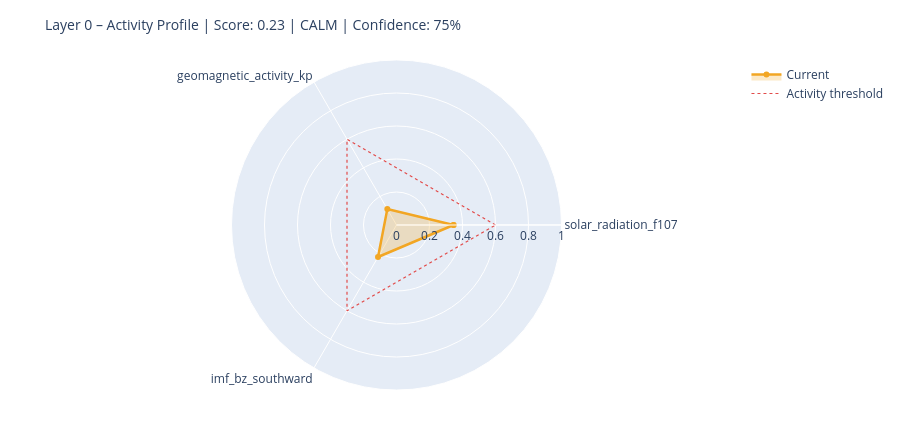

Notebook source saved alongside this figure:
### Markdown cell above
---
## 6. State Assessment & Handoff to Layer 1

### Code cell
# ============================================================
# STEP 1 – Collect raw values with source modes
# Mode: 'primary' | 'fallback_3h' | 'last_valid' | 'missing'
# ============================================================

def safe_last(df, col):
    if df is None or col not in df.columns: return None
    s = df[col].dropna()
    return float(s.iloc[-1]) if not s.empty else None

f107_now = safe_last(df_f107, 'f10.7')
bz_now   = safe_last(df_mag,  'bz_gsm')
kp_now   = safe_last(df_kp,   'kp')
sw_now   = safe_last(df_sw,   'speed')

source_modes = {
    'F10.7':    'primary'  if f107_now is not None else 'missing',
    'Kp':       'primary'  if kp_now   is not None else 'missing',
    'IMF_Bz':   'primary'  if bz_now   is not None else 'missing',
    'SW_speed': 'primary'  if sw_now   is not None else 'missing',
}

# Kp Fallback – 3h endpoint
if kp_now is None:
    try:
        r = requests.get(
            'https://services.swpc.noaa.gov/json/noaa-planetary-k-index.json',
            timeout=10)
        r.raise_for_status()
        fb = pd.DataFrame(r.json())
        tc = next((c for c in fb.columns if 'time' in c.lower()), fb.columns[0])
        kc = next((c for c in fb.columns if 'kp' in c.lower() and c != tc), None)
        if kc:
            fb[kc] = fb[kc].astype(str).str.extract(r'([0-9]+(?:\.[0-9]*)?)')[0]
            fb[kc] = pd.to_numeric(fb[kc], errors='coerce')
            fb = fb[fb[kc] >= 0].dropna(subset=[kc])
            if not fb.empty:
                kp_now = float(fb[kc].iloc[-1])
                source_modes['Kp'] = 'fallback_3h'
                print(f'  Kp fallback (3h): {kp_now:.1f}')
    except Exception as e:
        print(f'  Kp fallback failed: {e}')

# Solar Wind Fallback – last valid value
if sw_now is None and df_sw is not None and 'speed' in df_sw.columns:
    s = df_sw['speed'].dropna()
    if not s.empty:
        sw_now = float(s.iloc[-1])
        source_modes['SW_speed'] = 'last_valid'
        print(f'  SW fallback (last_valid): {sw_now:.0f} km/s')

print()
print('Source modes:', source_modes)

# ============================================================
# STEP 2 – Score from available components only
# ============================================================

def norm(v, lo, hi):
    if v is None: return None
    return max(0.0, min(1.0, (v - lo) / (hi - lo)))

COMPONENTS = {
    'solar_radiation_f107':    (f107_now, norm(f107_now, 60, 250)),
    'geomagnetic_activity_kp': (kp_now,   norm(kp_now,   0,   9)),
    'imf_bz_southward':        (bz_now,   norm(-(bz_now or 0) if bz_now else None, -5, 30)
                                           if bz_now is not None else None),
    'solar_wind_speed':        (sw_now,   norm(sw_now, 300, 800)),
}

available   = {k: v[1] for k, v in COMPONENTS.items() if v[1] is not None}
unavailable = [k for k, v in COMPONENTS.items() if v[1] is None]

layer0_score = round(sum(available.values()) / len(available), 4) if available else None
confidence   = round(len(available) / len(COMPONENTS), 2)

level = ('unknown'  if layer0_score is None
         else 'calm'     if layer0_score < 0.3
         else 'moderate' if layer0_score < 0.6
         else 'active')

# ============================================================
# STEP 3 – Dominant Driver
# ============================================================

def dominant_driver(kp, f107, bz, sw):
    candidates = []
    if kp   is not None and kp   >= 4:   candidates.append(('geomagnetic',    kp / 9))
    if sw   is not None and sw   >= 500:  candidates.append(('solar_wind',     sw / 800))
    if bz   is not None and bz   <= -5:   candidates.append(('imf_southward',  abs(bz) / 30))
    if f107 is not None and f107 >= 150:  candidates.append(('solar_radiation',f107 / 250))
    return max(candidates, key=lambda x: x[1])[0] if candidates else 'none'

driver = dominant_driver(kp_now, f107_now, bz_now, sw_now)

# ============================================================
# STEP 4 – Downstream expectations
# ============================================================

def downstream_expectation(driver, score, kp, bz, f107):
    exp = {
        'magnetosphere':        'calm',
        'ionosphere':           'calm',
        'schumann_resonance':   'unchanged',
        'lithosphere_currents': 'low',
    }
    if driver == 'geomagnetic' or (kp and kp >= 5):
        exp['magnetosphere']        = 'compressed / storm'
        exp['ionosphere']           = 'elevated disturbance (TEC variability)'
        exp['schumann_resonance']   = 'elevated amplitude possible'
        exp['lithosphere_currents'] = 'elevated induction currents'
    elif driver == 'imf_southward' or (bz and bz <= -5):
        exp['magnetosphere']        = 'energy coupling active'
        exp['ionosphere']           = 'elevated electron density possible'
        exp['schumann_resonance']   = 'slight modulation possible'
    elif driver == 'solar_radiation' or (f107 and f107 >= 150):
        exp['ionosphere']           = 'elevated ionization (F-layer)'
        exp['schumann_resonance']   = 'slightly elevated background activity'
    return exp

downstream = downstream_expectation(driver, layer0_score, kp_now, bz_now, f107_now)

# ============================================================
# CONSOLE OUTPUT
# ============================================================

W = 58
print('=' * W)
print('LAYER 0 – STATE ASSESSMENT')
print('=' * W)
for name, (raw_v, score_v) in COMPONENTS.items():
    if score_v is not None:
        bar = '█' * int(score_v * 20) + '░' * (20 - int(score_v * 20))
        print(f'  {name:<35}  {bar}  {score_v:.2f}')
    else:
        print(f'  {name:<35}  {"─" * 20}  n/a')
print('-' * W)
print(f'  Score ({len(available)}/{len(COMPONENTS)} components):  {layer0_score:.3f}')
print(f'  Confidence:         {confidence:.0%}')
print(f'  Level:              {level.upper()}')
print(f'  Dominant Driver:    {driver}')

# Radar chart
cats = list(available.keys())
vals = list(available.values())
if len(cats) >= 3:
    fig = go.Figure()
    fig.add_trace(go.Scatterpolar(
        r=vals + [vals[0]], theta=cats + [cats[0]],
        fill='toself', fillcolor='rgba(242,166,35,0.25)',
        line=dict(color='#F2A623', width=2.5), name='Current'
    ))
    fig.add_trace(go.Scatterpolar(
        r=[0.6] * (len(cats) + 1), theta=cats + [cats[0]],
        line=dict(color='#E24B4A', dash='dot', width=1.2),
        mode='lines', name='Activity threshold'
    ))
    fig.update_layout(
        title=dict(text=f'Layer 0 – Activity Profile | Score: {layer0_score:.2f} | {level.upper()} | Confidence: {confidence:.0%}',
                   font=dict(size=14)),
        polar=dict(radialaxis=dict(visible=True, range=[0, 1])),
        height=430, showlegend=True,
        margin=dict(l=60, r=60, t=60, b=40)
    )
    fig.show()

### Figure 1 — Plotly figure (JSON) as saved in the notebook; plotly's stock layout.template omitted (floating-point values rounded to 4 significant figures)
{"data": [{"fill": "toself", "fillcolor": "rgba(242,166,35,0.25)", "line": {"color": "#F2A623", "width": 2.5}, "name": "Current", "r": [0.3457, 0.1111, 0.224, 0.3457], "theta": ["solar_radiation_f107", "geomagnetic_activity_kp", "imf_bz_southward", "solar_radiation_f107"], "type": "scatterpolar"}, {"line": {"color": "#E24B4A", "dash": "dot", "width": 1.2}, "mode": "lines", "name": "Activity threshold", "r": [0.6, 0.6, 0.6, 0.6], "theta": ["solar_radiation_f107", "geomagnetic_activity_kp", "imf_bz_southward", "solar_radiation_f107"], "type": "scatterpolar"}], "layout": {"height": 430, "margin": {"b": 40, "l": 60, "r": 60, "t": 60}, "polar": {"radialaxis": {"range": [0, 1], "visible": true}}, "showlegend": true, "title": {"font": {"size": 14}, "text": "Layer 0 – Activity Profile | Score: 0.23 | CALM | Confidence: 75%"}}}
